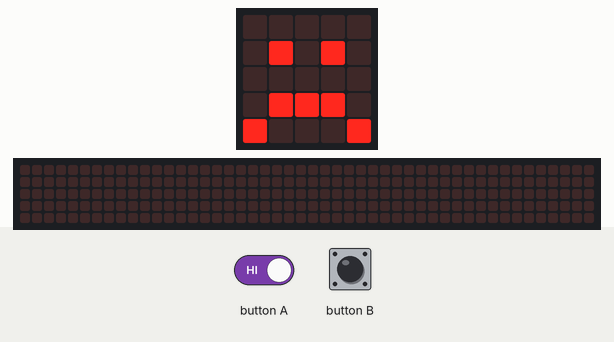
This program was run on a simulated BBC micro:bit running MicroPython. On the bench: the board's 5×5 LED display, a strip that is not on the board, showing the scrolling text unrolled. Inputs (shaded band) come from the test bench. The 48×5 strip is a reading aid, not a part: it shows the text the display is scrolling, unrolled, one strip-width of it at a time.

Above: at 1.2 s.
1.3 s: button B pressed for 0.15 s
At 1.37 s:
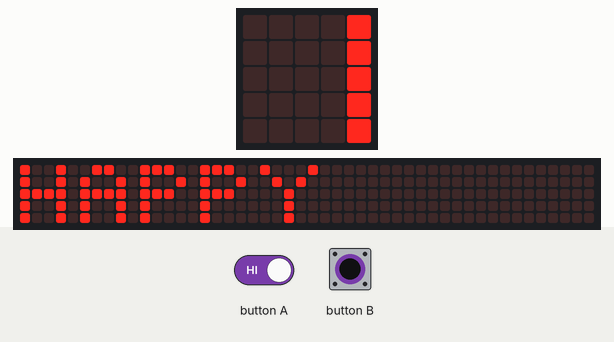
2.0 s: button A driven LOW and button B driven LOW
5.0 s: button A released
At 6.02 s:
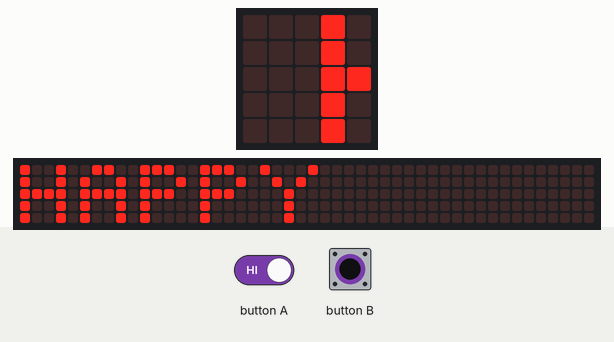
7.3 s: button A driven LOW and button B driven HIGH
10.3 s: button A released
At 11.1 s:
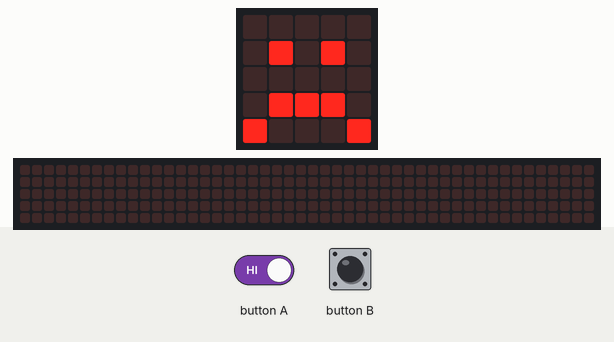
11.8 s: button A held down
At 12.2 s:
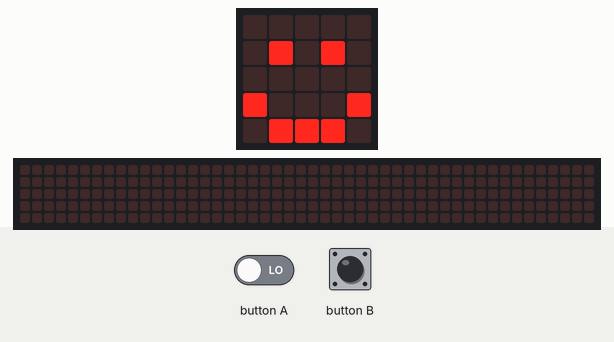
Timing chart, 0 to 14.3 s (numbered marks = the images above; inputs shaded):
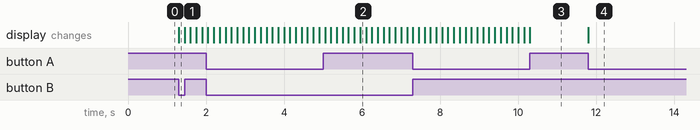

The program:

buttons.py
```python
from microbit import *

while True:
    if button_a.is_pressed():
        display.show(Image.HAPPY)
    elif button_b.is_pressed():
        display.scroll("HAPPY")
    else:
        display.show(Image.SAD)

disply.clear()
```

Measured:
- after the input at 1.3 s, the display: changes at once (image 1)
- after the input at 10.3 s, the display: changes at once (image 3)
- after the input at 11.8 s, the display: changes at once (image 4)
